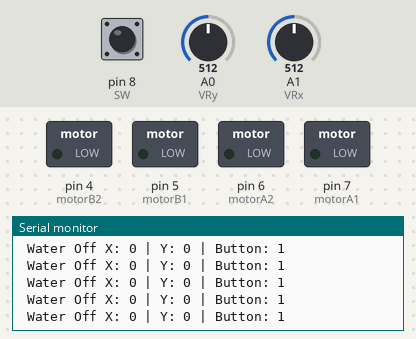
This sketch was run on a simulated Arduino Uno, built with avr-gcc and run on an emulated ATmega328P. On the bench: switched loads named in the sketch (green lamp = pin HIGH), the last lines printed to the serial monitor. The test bench sets the inputs (shaded band); at power-on: A0 (VRy) = 512, A1 (VRx) = 512, pin 8 (SW) HIGH.

Above: at 1.2 s.
1.3 s: A0 (VRy) set to 504
At 2.3 s:
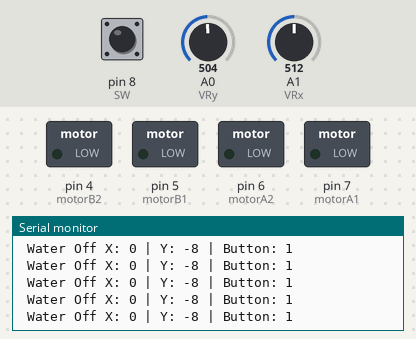
4.3 s: A1 (VRx) set to 486
At 4.44 s:
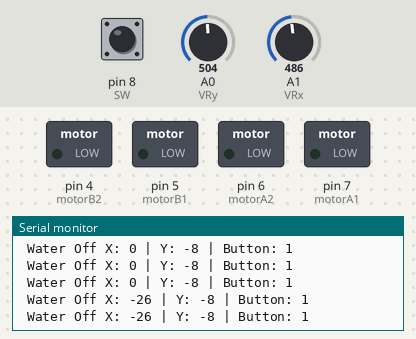

Measured:
- after the input at 1.3 s, the serial monitor: prints a new line after 0.07 s (image 1)
- after the input at 4.3 s, the serial monitor: prints a new line after 0.08 s (image 2)

The sketch:

Test_of_button_and_motor.ino
```cpp
int VRx = A1;
int VRy = A0;
int SW = 8;


const int motorA1      = 7;
const int motorA2      = 6;
const int motorAspeed  = 9;
const int motorB1      = 5;
const int motorB2      = 4;
const int motorBspeed  = 11;


int xPosition = 0;
int yPosition = 0;
int SW_state = 0;
int mapX = 0;
int mapY = 0;

void setup() {

  pinMode(motorA1, OUTPUT);
  pinMode(motorA2, OUTPUT);
  pinMode(motorB1, OUTPUT);
  pinMode(motorB2, OUTPUT);

  Serial.begin(9600);

  pinMode(VRx, INPUT);
  pinMode(VRy, INPUT);
  pinMode(SW, INPUT_PULLUP);

}

void loop() {
  xPosition = analogRead(VRx);
  yPosition = analogRead(VRy);
  SW_state = digitalRead(SW);
  mapX = map(xPosition, 0, 1023, -512, 512);
  mapY = map(yPosition, 0, 1023, -512, 512);

  Serial.print("X: ");
  Serial.print(mapX);
  Serial.print(" | Y: ");
  Serial.print(mapY);
  Serial.print(" | Button: ");
  Serial.println(SW_state);

  if (SW_state == 0) {
    Serial.print(" Water On ");
  }
  else if (SW_state == 1) {
    Serial.print(" Water Off ");
  }
  else{
    Serial.print(".");
  }
}
```
